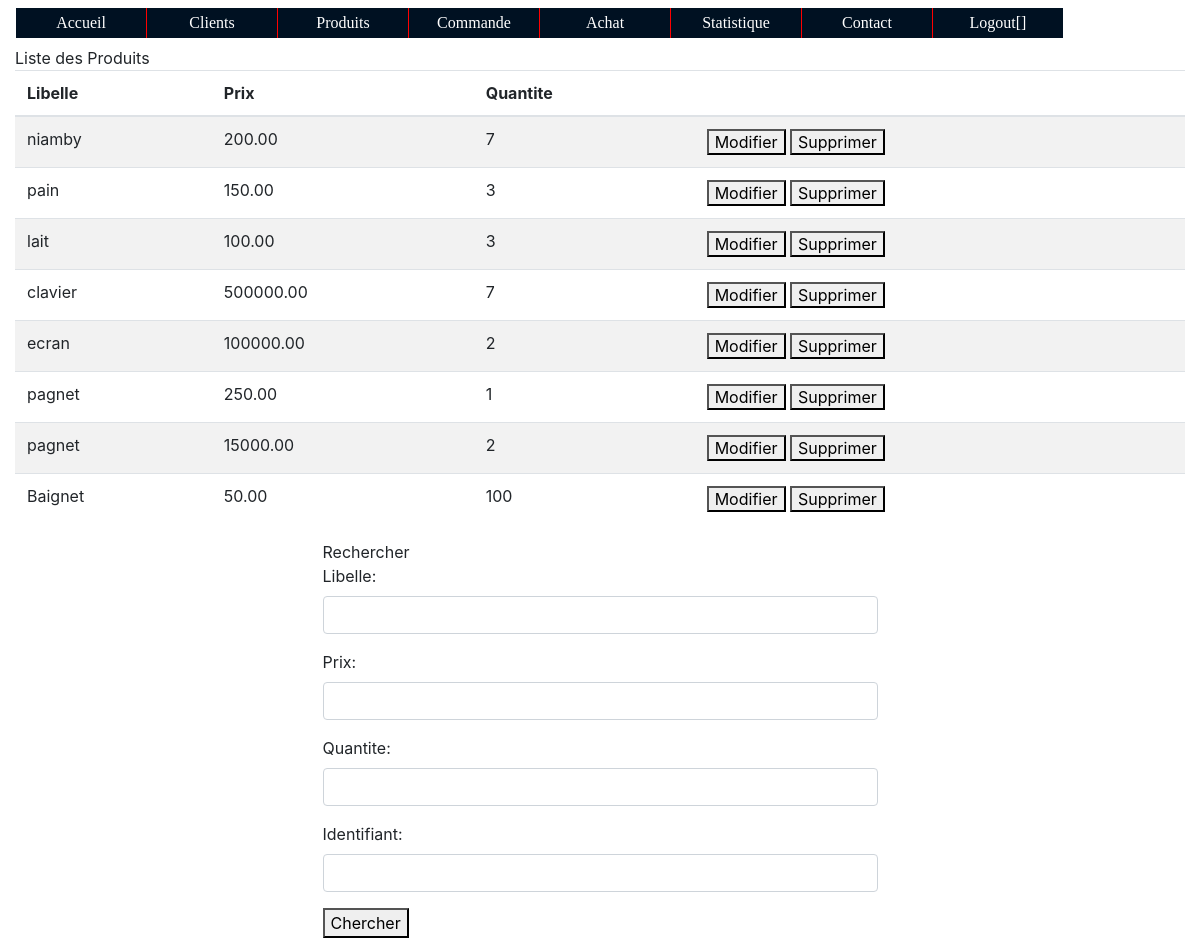
Page /produit.php (signed in) on the committed database.
### tables this page shows
CREATE TABLE `produit` (
  `IDPRODUIT` int(11) NOT NULL,
  `LIBELLE` char(25) NOT NULL,
  `PRIX` decimal(8,2) NOT NULL,
  `QUANTITE` int(11) NOT NULL
);

### Database.php (called while the page is built, shortened)
<?php
class Database {
	private static $PDO;
	 private static $server='localhost';
     public static $loginBdd ='root' ;
     private static $passwordPasseBdd='Msd02011995';
     private static $dataBase='gesvente';
	 private static $driver = "mysql";
     private static $char_set = "utf8";
	public function __construct() {
		self::connect();
	}
	public function connect() {
		$driver = strtoupper(self::$driver);
		switch ($driver) {
			case 'MYSQL':
				try {
					self::$PDO = new PDO('mysql:host=' . self::$server . ';dbname=' . self::$dataBase, self::$loginBdd, self::$passwordPasseBdd);
					self::$PDO->query('SET NAMES ' . self::$char_set);
					} catch (PDOException $exception) {
						die($exception->getMessage());
					}
				return self::$PDO;
			break;
		}
	}
     public function query($statement) {
		return self::$PDO->query($statement);
	}
}

### classeProduit.php (called while the page is built, shortened)
<?php
 require_once("Database.php");
class Produit {
   private static $base ;
	public function __construct($idproduit,$libelle,$prix,$quantite) {
		$this->idproduit=$idproduit;
		$this->libelle=$libelle;
		$this->prix=$prix;
		$this->quantite=$quantite;
	}
	static function findAll(){
	  self::$base=new Database();
	  return self::populate(self::$base->query("select * from `produit`"));
	}
	static function populate($resutset){
	    $produits=array();
		$i=0;
	  foreach ($resutset as $row) {
				$produits[$i]=new Produit($row['IDPRODUIT'],$row['LIBELLE'],$row['PRIX'],$row['QUANTITE']);
			$i++;
        }
		self::$base =null;
		return $produits;
	}
}
?>

### produit.php (the view, shortened to what this page needs)
<?php
if(isset($_SESSION['login']) AND isset($_SESSION['prenom'])){
	include_once 'classeProduit.php';
	?>
		<html>
		<head>
			<head>
<link rel="stylesheet" type="text/css" href="css/bootstrap.min.css"/>
<link rel="stylesheet" type="text/css" href="mystyle.css"/>
		</head>
		<body>
		<?php
  require_once("entete.php");?>
  <div class="col-md-12 col-xs-12 spacer mytable">
  <div class="panel panel-info spacer">
  <div class="panel-heading">Liste des Produits</div>
  <div class="panel-body">
    <table class="table table-striped">
  <thead>
  <tr>
  <th>Libelle</th><th>  Prix</th><th>Quantite</th><th></th>
  </tr>
  </thead>
					<?php
						if(isset($_GET['idproduit'])){
							$idproduit = $_GET['idproduit'];
							$produit = Produit::findBykey($idproduit);
							if($produit->libelle!=null or $produit->prix!=null){
								echo "<tr><td>".$produit->libelle."</td><td>".$produit->prix."</td><td>".
								$produit->quantite.
								"</td><td colspan='2'><a href='modificationProduit.php?idproduit=$idproduit'><button>Modifier</button></a>
								<a href='traitementSuppressionProduit.php?idproduit=$idproduit'><button>Supprimer</button></a></td></tr>";
							}
						}else{
							$produits = Produit::findAll();
							foreach($produits as $produit){
								$idproduit = $produit->idproduit;
							echo "<tr><td>".$produit->libelle."</td><td>".$produit->prix."</td><td>".
								$produit->quantite.
								"</td><td colspan='2'><a href='modificationProduit.php?idproduit=$idproduit'><button>Modifier</button></a>
								<a href='traitementSuppressionProduit.php?idproduit=$idproduit'><button>Supprimer</button></a></td></tr>";
						}
						}
					?>
			</table>
			</div>
			<div id="d2">
				<div class="container spacer col-md-6 col-xs-12 col-md-offset-3">
	<div class="panel panel-default">
	<div class="panel-heading">Rechercher</div>
	<div class="panel-body"
				<form method="post" action="traitementRechercheProduit.php">
				<div class="form-group">
				<label class="control-label">Libelle:</label>
				<input name="libelle" type="text"  class="form-control"/>
			</div>
			<div class="form-group">
				<label class="control-label">Prix:</label>
				<input name="prix" type="text"  class="form-control"/>
			</div>
			<div class="form-group">
				<label class="control-label">Quantite:</label>
				<input name="quantite" type="text"  class="form-control"/>
			</div>
			<div class="form-group">
				<label class="control-label">Identifiant:</label>
				<input name="idproduit" type="text"  class="form-control"/>
			</div>
			<div>
				<button type="submit">
					Chercher</button> </div>
			</div>
		</body>
	</html>
		<?php
}else{
	header("Location:ConnexionInscription.php?");
}
?>

### entete.php (shortened to what this page needs)
<!doctype html>
<html lang="fr">
<head>
		<link rel="stylesheet" media="screen" type="text/css" href="css/bootstrap.min.css"/>
<link rel="stylesheet" href="mystyle.css"/>
</head>
<body>
<nav>
<div class="navbar navbar-inverse navbar-fixed-top">
	<ul id="menu" class="nav navbar" >
		<li><a href="# ">Accueil</a></li>
		<li><a href="#">Clients</a>
		</li>
		<li><a href="#">Produits</a>
		</li>
		<li><a href="#">Commande</a>
		</li>
		<li><a href="#">Achat</a>
		</li>
		<li><a href="#">Statistique</a>
		</li>
		<li><a href="#">Contact</a>
		</li>
		<li><a href="logout.php">Logout[<?php
		echo((isset($_SESSION['profil']))?($_SESSION['profil']['login']):"")?>]</a></li>
	</ul>
</div>
</nav>
</body>
</html>

### mystyle.css (style rules this page uses)
#menu { text-align: center; }
#menu,#menu ul { margin: 0px; padding:0px; font-size: 0px; list-style-type: none; }
#menu li { display: inline-block; font-size: 16px; position: relative; }
#menu a { display: block; width: 130px; height: 30px; line-height: 30px; text-align: center; background-color: #012; color: white; text-decoration: none; font-family: Tahoma; }
#menu > li { border-right: 1px solid red; }
#menu li:last-child { border: none; }
.spacer { margin-top: 40px; }

### rows in the picture
produit: LIBELLE "niamby", PRIX "200.00", QUANTITE "7"
produit: LIBELLE "pain", PRIX "150.00", QUANTITE "3"
produit: LIBELLE "lait", PRIX "100.00", QUANTITE "3"
produit: LIBELLE "clavier", PRIX "500000.00", QUANTITE "7"
produit: LIBELLE "ecran", PRIX "100000.00", QUANTITE "2"
produit: LIBELLE "pagnet", PRIX "250.00", QUANTITE "1"
produit: LIBELLE "pagnet", PRIX "15000.00", QUANTITE "2"
produit: LIBELLE "Baignet", PRIX "50.00", QUANTITE "100"
